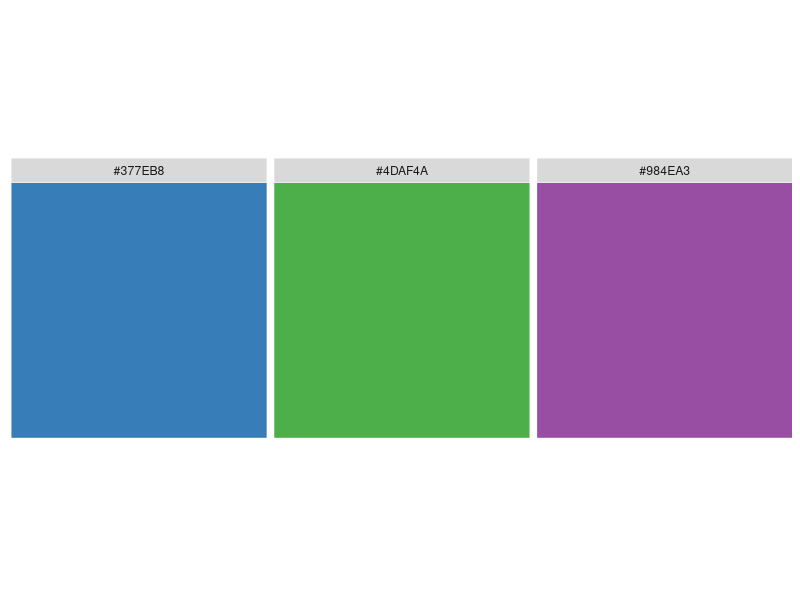
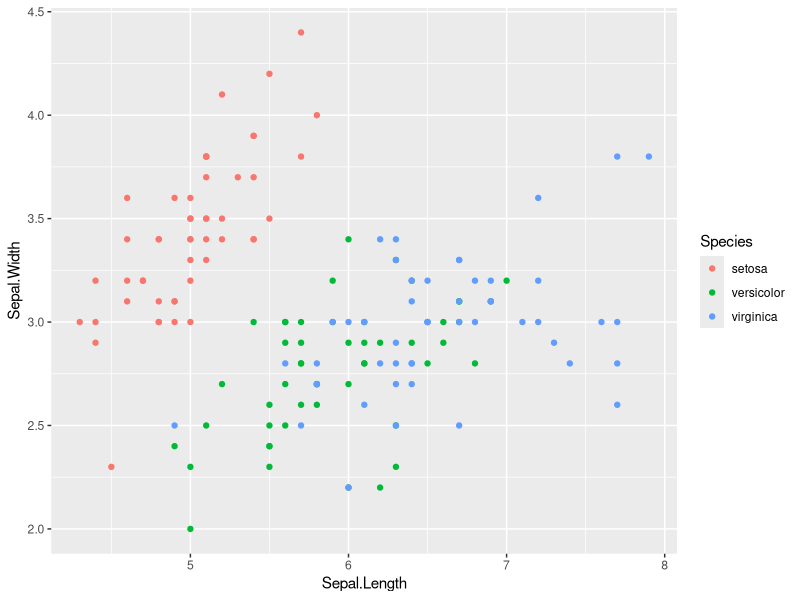
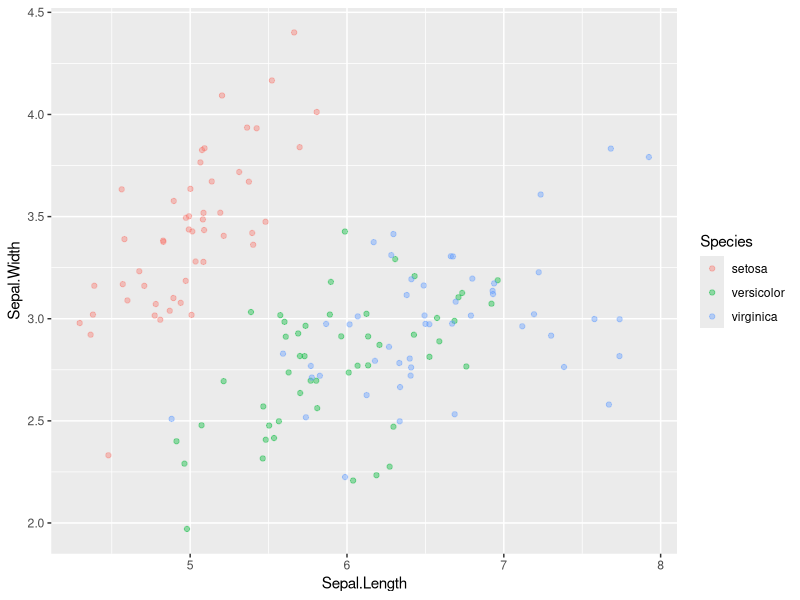
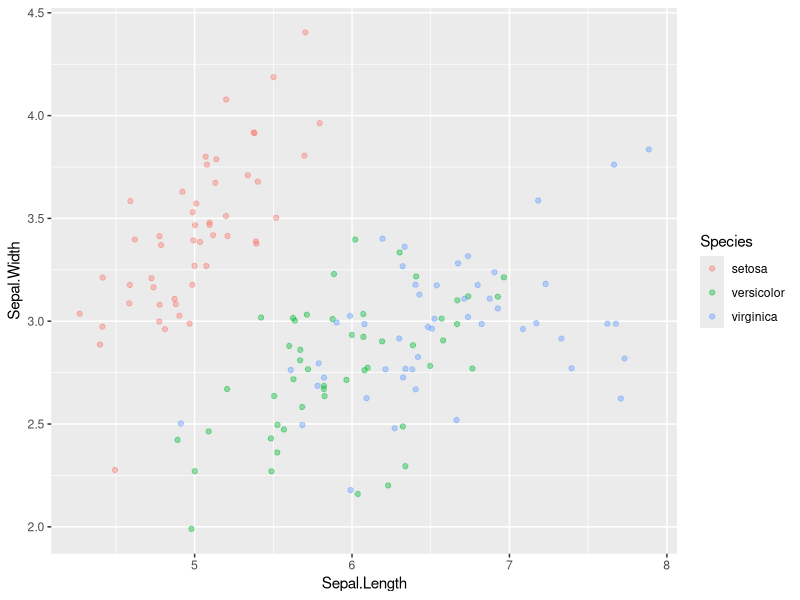
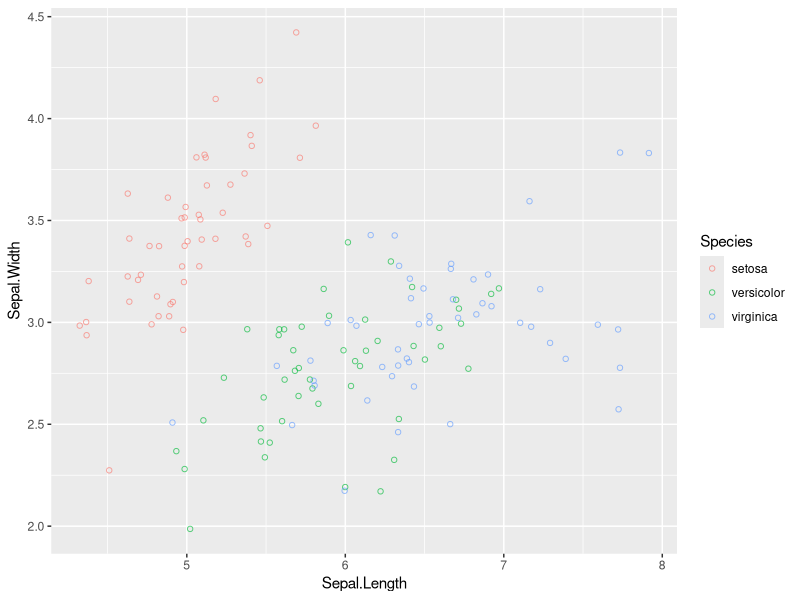
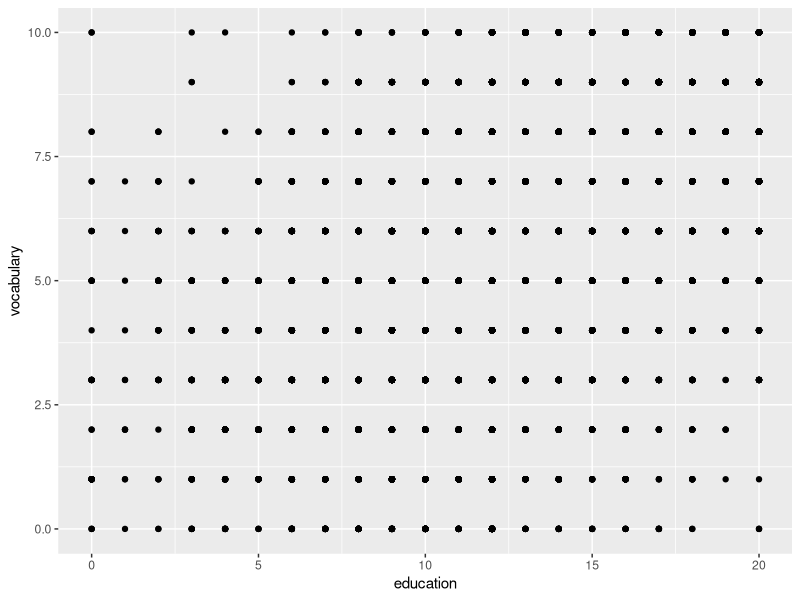
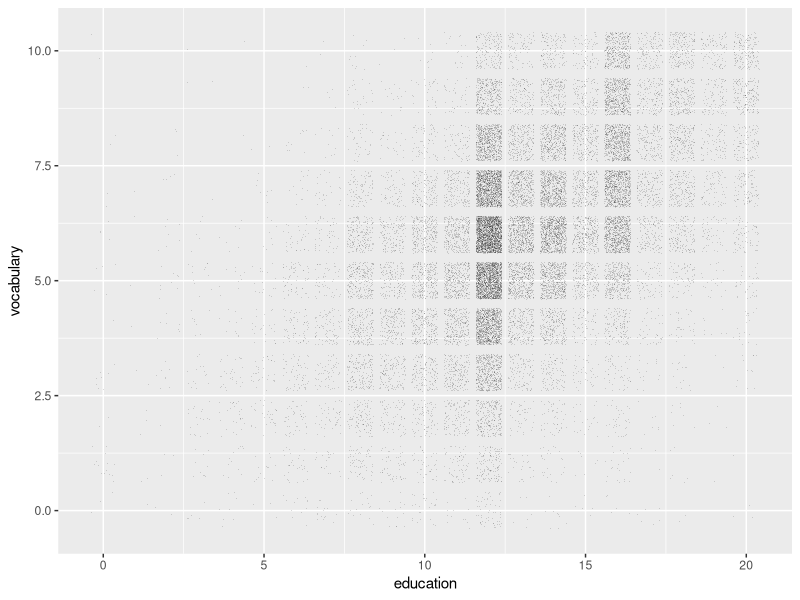
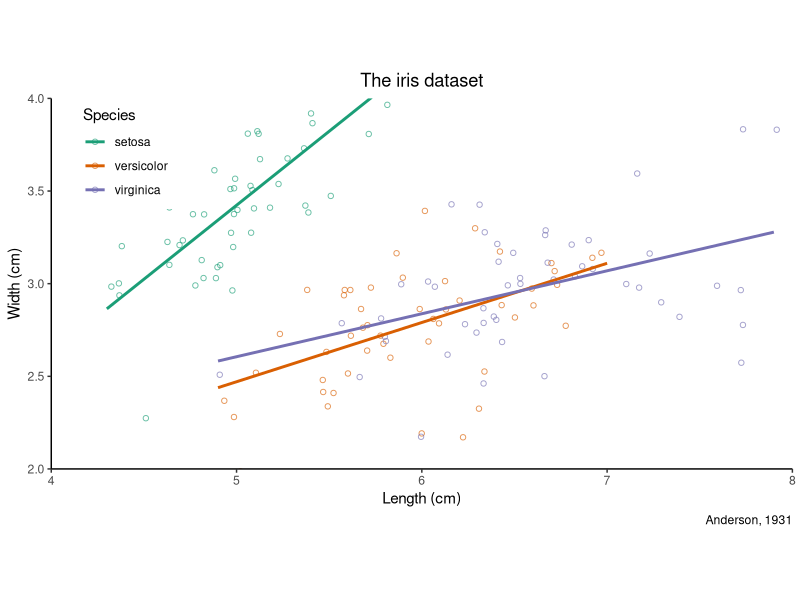

These figures' R source, in order:
# Coding exercises for Data Visualization
# Rick Scavetta
# 16.10.2020
# Notes from the second 2-hour group session

# Using color ----
# Colors can be defines using a hex code:
myRed <- "#e41a1c" # RRGGBB

# hexidecimal (base 16): 0-9,A-F 
# 1-digit: 16 (16^1)
# 2-digit: 256 (16^2) 00-FF


# Decimal (base 10): 0-9
# 1-digit: 10 (10^1)
# 2-digit: 100 (10^2) 00-99

256*256*256 # Red*Green*Blue = 16 777 216

# Get colors:
library(RColorBrewer)
myColors <- brewer.pal(4, "Set1")[2:4]

munsell::plot_hex(myColors)

# ggplot2 coding challenge ----

# Exercises:
# 1 - Need to deal with overplotting - 3 different ways to implement the solution
# 2 - Change shape

# load package
library(ggplot2)

# Use the iris dataset
iris
str(iris)
# Base layer,  sepal width (y) vs sepal length (x) and Species (color)
g <- ggplot(iris, aes(x = Sepal.Length, 
                      y = Sepal.Width, 
                      color = Species))

# Create basic scatter plot
# This it mostly perfectly fine, but it doesn't 
# guarantee there will be no overplotting, 
# so always consider if it's the right choice.
g +
  geom_point()

# Typically use position, here jitter
# 1 - Use the position argument
# Easy, most inflexible
g +
  geom_point(position = "jitter", alpha = 0.4)

# 2 - Use the geom_jitter()
# Convenient, inflexible
g +
  geom_jitter(alpha = 0.4)

# 3 - Use a position_*() function
# Most flexible and full-featured
posn_j <- position_jitter(seed = 136)
g +
  geom_point(position = posn_j, 
             alpha = 0.65, 
             shape = 1)

# Also use alpha and/or shape and/or size in combination

# low precision data, i.e.
# If both X and Y are integer
library(car)
ggplot(Vocab, aes(x = education, y = vocabulary)) +
  geom_point()

ggplot(Vocab, aes(x = education, y = vocabulary)) +
  geom_point(position = "jitter", alpha = 0.15, shape = ".")

# AESTHETIC - MAPPING a variable onto a SCALE
# ATTRIBUTE - SETTING how a geommetry looks

# Additional exercises ----
# 3 - Add linear models, without background
# 4 - Re-position the legend to the upper left corner
# 5 - Change the colors - use Dark2 from color brewer
# 6 - Remove non-data ink
# 7 - Relabel the axes, add a title or caption
# 8 - Change the aspect ratio
# 9 - Set limits on the x and y axes
# 10 - Extra, remove color and use facets instead
g +
  geom_point(position = posn_j, alpha = 0.65, shape = 1) +
  geom_smooth(method = "lm", se = FALSE) +
  scale_color_brewer(palette =  "Dark2") +
  labs(x = "Length (cm)", y = "Width (cm)", color = "Species",
       title = "The iris dataset", caption = "Anderson, 1931") +
  coord_fixed(1, expand = 0, xlim = c(4, 8), ylim = c(2,4)) +
  theme_classic() +
  theme(plot.title = element_text(hjust = 0.5),
        legend.position = c(0.1, 0.85))

# legend position is in units of npc

# Specifying which group gets which color:
myColors_named <- c(virginica = "#377EB8", 
                    setosa = "#4DAF4A", 
                    versicolor = "#984EA3")

g +
  geom_point(position = posn_j, alpha = 0.65, shape = 1) +
  geom_smooth(method = "lm", se = FALSE) +
  scale_color_manual(values = myColors_named)

# Manually set breaks:
# scale_x_continuous("Length (cm)", 
#                    limits = c(4, 8), 
#                    breaks = seq(4, 8, 0.5),
#                    expand = c(0,0)) +
  
# Automatically labelling points on a plot
library(MASS)
# USe this data:
mammals
# NAmes must be a variable in the data frame
mammals$name <- row.names(mammals)

# It's best if the points to be labelled are already identified in the data:
mammals$interesting <- mammals$brain > 2000

ggplot(mammals, aes(body, brain, label = name)) +
  geom_point(alpha = 0.5, shape = 16) +
  geom_text(data = mammals[mammals$interesting,])

# ggrepel to reposition the labels
library(ggrepel)
ggplot(mammals, aes(body, brain, label = name)) +
  geom_point(alpha = 0.5, shape = 16) +
  geom_text_repel(data = mammals[mammals$interesting,])


